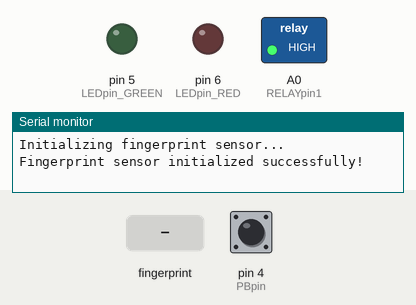
This sketch was run on a simulated Arduino Uno, built with avr-gcc and run on an emulated ATmega328P. Parts: switched loads named in the sketch (green lamp = pin HIGH), output pins drawn as LEDs (lit = HIGH), the last lines printed to the serial monitor. Dashed ring = blinking. The inputs (shaded band) are chosen by the test bench; at power-on: pin 4 (PBpin) HIGH.

Above: at 3.2 s.
3.3 s: pin 4 (PBpin) pulled LOW for 0.15 s
At 3.5 s:
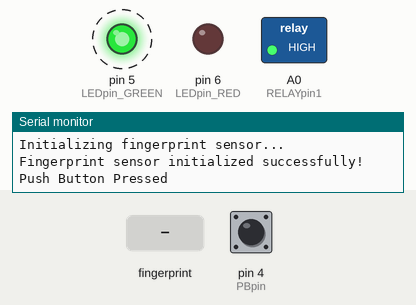
6.3 s: finger stored as number 1 placed on the sensor
9.3 s: pin 4 (PBpin) pulled LOW for 3.2 s
At 13.6 s:
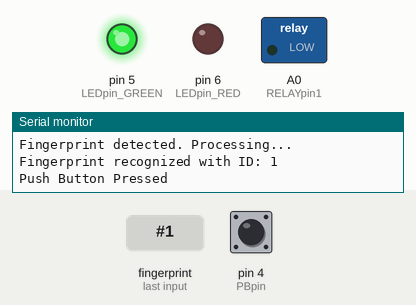
14.0 s: pin 4 (PBpin) pulled LOW for 3.2 s
At 17.4 s:
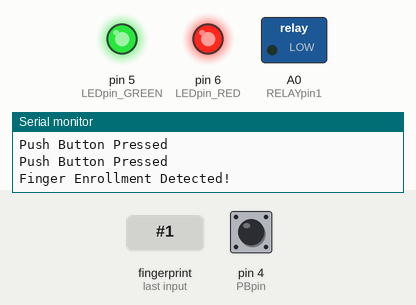
Timing chart, 0 to 18.9 s (numbered marks = the images above; inputs shaded):
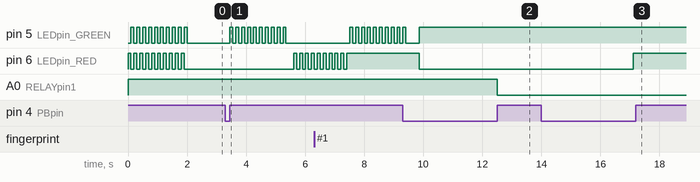

The sketch:

FingerPrint_MotorCycle.ino
```cpp
#include <Adafruit_Fingerprint.h>
#include <SoftwareSerial.h>

#define LEDpin_RED 6
#define LEDpin_GREEN 5
#define PBpin 4
#define RELAYpin1 A0

// Define the software serial pins
SoftwareSerial mySerial(2, 3);  // RX, TX

Adafruit_Fingerprint finger(&mySerial);

String CurrentState = "IDLE";

bool IgnitionStatus = false;  //true if UNLOCKED, false if LOCKED

void setup() {
  pinMode(LEDpin_RED, OUTPUT);
  pinMode(LEDpin_GREEN, OUTPUT);
  pinMode(RELAYpin1, OUTPUT);
  pinMode(PBpin, INPUT_PULLUP);

  Relay1_Close();

  for (uint8_t i = 0; i < 10; i++) {
    digitalWrite(LEDpin_RED, HIGH);
    digitalWrite(LEDpin_GREEN, LOW);
    delay(100);
    digitalWrite(LEDpin_RED, LOW);
    digitalWrite(LEDpin_GREEN, HIGH);
    delay(100);
  }
  digitalWrite(LEDpin_RED, LOW);
  digitalWrite(LEDpin_GREEN, LOW);

  Serial.begin(9600);     // Debugging via serial monitor
  mySerial.begin(57600);  // Sensor baud rate

  Serial.println("Initializing fingerprint sensor...");
  if (finger.verifyPassword()) {
    Serial.println("Fingerprint sensor initialized successfully!");
  } else {
    Serial.println("Failed to initialize fingerprint sensor. Check connections.");
    while (1)
      ;  // Stop execution if the sensor isn't initialized
  }


}

void loop() {
  uint16_t counter = 0;

  if (status_PushButton()) {
    Serial.println("Push Button Pressed");
    while (status_PushButton()) {
      delay(10);
      counter++;
      if (counter > 300) {
        Serial.println("Finger Enrollment Detected!");

        while (status_PushButton()) {
          digitalWrite(LEDpin_RED, LOW);
          delay(100);
          digitalWrite(LEDpin_RED, HIGH);
          delay(100);
        }
      }
    }

    if (counter < 50) {
      CurrentState = "SCAN_FP";
    } else {
      CurrentState = "ENROLL_FP";
    }
  }

  if (!IgnitionStatus) {
    if (CurrentState == "SCAN_FP") {
      if (scanFingerprint()) {
        digitalWrite(LEDpin_GREEN, HIGH);
        digitalWrite(LEDpin_RED, LOW);
        IgnitionStatus = true;
      } else {
        digitalWrite(LEDpin_RED, HIGH);
        digitalWrite(LEDpin_GREEN, LOW);
        for (uint8_t i = 0; i < 10; i++) {
          digitalWrite(LEDpin_RED, LOW);
          delay(100);
          digitalWrite(LEDpin_RED, HIGH);
          delay(100);
        }
        IgnitionStatus = false;
      }
    } else if (CurrentState == "ENROLL_FP") {
      Serial.println("Enter an ID (1-127) for the new fingerprint:");

      int id = 1;
      if (id > 0 && id <= 127) {
        Serial.print("Enrolling ID #");
        Serial.println(id);
        enrollFingerprint(id);
      } else {
        Serial.println("Invalid ID. Please try again.");
      }
      CurrentState = "IDLE";
    }
  }else{
    Relay1_Open();
  }
}

// Function to scan and identify a fingerprint
bool scanFingerprint() {
  for (uint8_t i = 0; i < 10; i++) {
    digitalWrite(LEDpin_GREEN, HIGH);
    delay(100);
    digitalWrite(LEDpin_GREEN, LOW);
    delay(100);
  }
  Serial.println("Place your finger on the sensor...");
  int result = finger.getImage();

  if (result == FINGERPRINT_OK) {
    Serial.println("Fingerprint detected. Processing...");
    result = finger.image2Tz();
    if (result == FINGERPRINT_OK) {
      result = finger.fingerFastSearch();
      if (result == FINGERPRINT_OK) {
        Serial.print("Fingerprint recognized with ID: ");
        Serial.println(finger.fingerID);
        return true;
      } else {
        Serial.println("Fingerprint not recognized.");
        return false;
      }
    } else {
      Serial.println("Failed to convert image.");
      return false;
    }
  } else if (result == FINGERPRINT_NOFINGER) {
    Serial.println("No finger detected.");
    return false;
  } else {
    Serial.println("Error reading fingerprint.");
    return false;
  }
}

// Function to enroll a fingerprint
void enrollFingerprint(int id) {
  int p;

  Serial.println("Place your finger on the sensor...");
  while ((p = finger.getImage()) != FINGERPRINT_OK) {
    if (p == FINGERPRINT_NOFINGER) {
      Serial.print(".");
    } else if (p == FINGERPRINT_PACKETRECIEVEERR) {
      Serial.println("Error receiving data.");
    } else if (p == FINGERPRINT_IMAGEFAIL) {
      Serial.println("Image capture failed.");
    } else {
      Serial.println("Unknown error.");
    }
    delay(100);
  }

  // Convert the image to a template
  p = finger.image2Tz(1);
  if (p != FINGERPRINT_OK) {
    Serial.println("Failed to convert image to template.");
    return;
  }
  Serial.println("Image converted.");

  Serial.println("Remove your finger and place it again...");
  for (uint8_t i = 0; i < 20; i++) {
    digitalWrite(LEDpin_RED, LOW);
    delay(100);
    digitalWrite(LEDpin_RED, HIGH);
    delay(100);
  }

  // Wait for the second image
  while ((p = finger.getImage()) != FINGERPRINT_OK) {
    if (p == FINGERPRINT_NOFINGER) {
      Serial.print(".");
    } else if (p == FINGERPRINT_PACKETRECIEVEERR) {
      Serial.println("Error receiving data.");
    } else if (p == FINGERPRINT_IMAGEFAIL) {
      Serial.println("Image capture failed.");
    } else {
      Serial.println("Unknown error.");
    }
    delay(100);
  }

  // Convert the second image to a template
  p = finger.image2Tz(2);
  if (p != FINGERPRINT_OK) {
    Serial.println("Failed to convert second image to template.");
    return;
  }
  Serial.println("Second image converted.");

  // Create a model from the two templates
  p = finger.createModel();
  if (p != FINGERPRINT_OK) {
    if (p == FINGERPRINT_PACKETRECIEVEERR) {
      Serial.println("Error receiving data.");
    } else if (p == FINGERPRINT_ENROLLMISMATCH) {
      Serial.println("Fingerprints do not match.");
    } else {
      Serial.println("Unknown error.");
    }
    return;
  }
  Serial.println("Fingerprint matched and model created.");

  // Store the model in the specified ID
  p = finger.storeModel(id);
  if (p == FINGERPRINT_OK) {
    Serial.println("Fingerprint successfully enrolled!");
  } else if (p == FINGERPRINT_PACKETRECIEVEERR) {
    Serial.println("Error receiving data.");
  } else if (p == FINGERPRINT_ENROLLMISMATCH) {
    Serial.println("Fingerprints do not match.");
  } else {
    Serial.println("Unknown error.");
  }
}

bool status_PushButton() {
  if (digitalRead(PBpin) == LOW) {
    return true;
  } else {
    return false;
  }
}

void Relay1_Open() {
  digitalWrite(RELAYpin1, LOW);
}

void Relay1_Close() {
  digitalWrite(RELAYpin1, HIGH);
}
```

Measured:
- after the input at 3.3 s, pin 5 (LEDpin_GREEN): alternates HIGH for 0.10 s and LOW for 0.10 s, 20 changes in all, then stays LOW, starting after 0.15 s; pin 6 (LEDpin_RED): alternates HIGH for 0.10 s and LOW for 0.10 s, starting after 2.3 s
- after the input at 9.3 s, A0 (RELAYpin1): HIGH → LOW after 3.2 s instead of 0.57 s
- after the input at 14.0 s, pin 6 (LEDpin_RED): LOW → HIGH after 3.1 s
